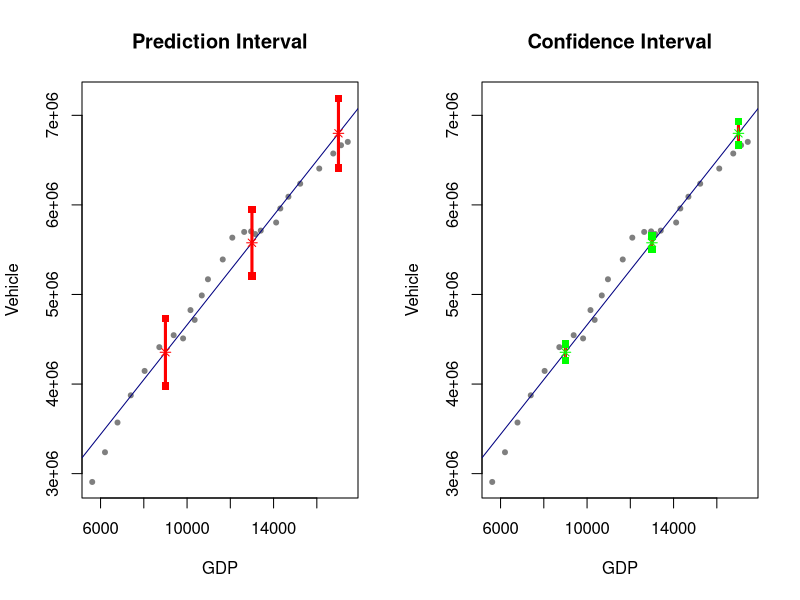
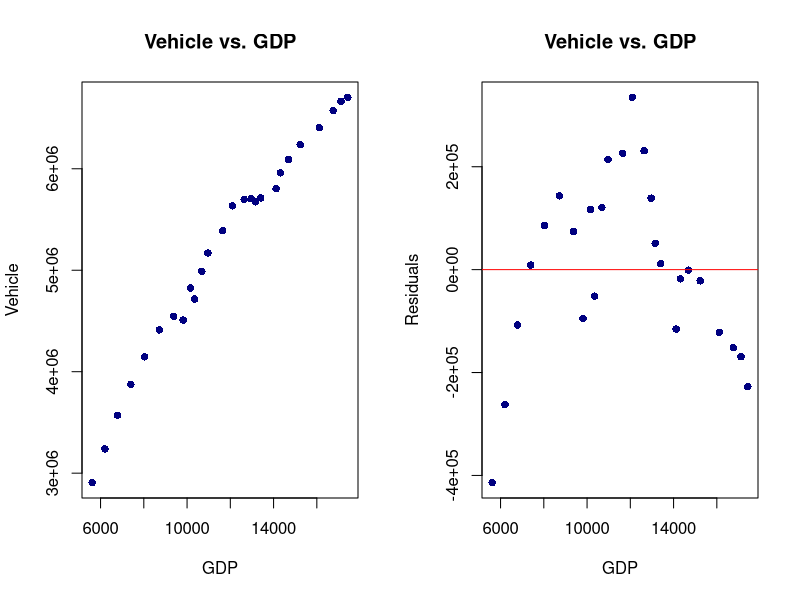
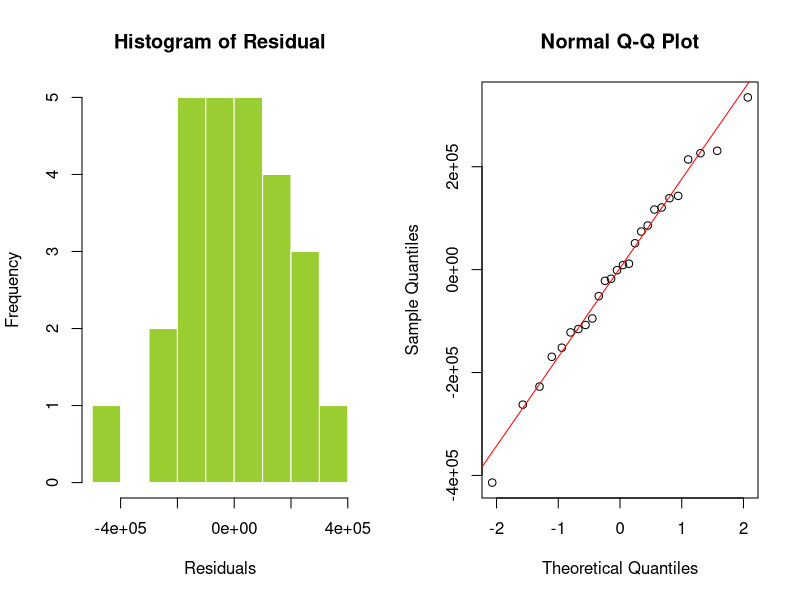

R code for these plots, in order:
## ---- chunk 1
fit21 = 98.6 - 0.0138 * 21; fit21
## ---- chunk 2
98.3 - fit21
98.4 - fit21
## ---- chunk 3
t = qt(0.975, df = 98);t
c(fit21 - t * 0.7, fit21 + t * 0.7)
## ---- chunk 4
c(-0.0138 - t * 0.0042, -0.0138 + t * 0.0042)
## ---- chunk 5
Fit = 34.98 + 10.66 * 4; Fit
## ---- chunk 6
b1 = 0.57568; se.b1 = 0.07445
t = (0.57568 - 0)/0.07445; t
## ---- chunk 7
t = qt(1 - 0.05/2, df = 71);t#calculating t*
c(b1 - t * se.b1, b1 + t * se.b1)
## ---- chunk 8
fit65 = 29.981 + 0.57568*65; fit65
## ---- chunk 9
data <- read.csv("Vehicles.csv")
data = na.omit(data)
head(data, 5)
## ---- chunk 10
Vehicle = data$Vehicle
GDP = data$GDP
RESULTS <- lm(Vehicle ~ GDP)
summary(RESULTS)
anova(RESULTS)
## ---- chunk 11
n = nrow(data)
#Manual Calculation
x.mean = mean(GDP)
y.mean = mean(Vehicle)

data$xx = GDP - x.mean
data$yy = Vehicle - y.mean
data$xxyy = data$xx * data$yy
data$xx2 = data$xx ^ 2

#b1
b1 = sum(data$xxyy)/sum(data$xx2);b1

#SSE SSR
yhat = RESULTS$fitted.values
SSE = sum((Vehicle - yhat) ^ 2)
SSR = sum((yhat - y.mean) ^ 2)

#Standard error of regression
s = sqrt(SSE/(n - 2));s

#Standard error of b1
se.b1 = s/sqrt(sum(data$xx2));se.b1

#Confidence interval for b1
alpha = 0.05
t = qt(1 - alpha/2, df = n - 2)#calculating t*
CI.b1 = c(b1 - t * se.b1, b1 + t * se.b1);CI.b1
## ---- chunk 12
#PI
PI = predict(RESULTS, data.frame(GDP = c(9000, 13000, 17000)), interval = "prediction", level = 0.95);PI

#CI
CI = predict(RESULTS, data.frame(GDP = c(9000, 13000, 17000)), interval = "confidence", level = 0.95);CI
## ---- chunk 13
fit = PI[,1]
PI.low = PI[,2]
PI.up = PI[,3]
CI.low = CI[,2]
CI.up = CI[,3]

xx.test =  c(9000, 13000, 17000)

#Plot for PI & CI
#Spilt the plot
par(mfrow = c(1, 2))
#plot PI
plot(GDP, Vehicle, pch = 20, col = 'gray50',
     main = 'Prediction Interval', xlab = 'GDP', ylab = 'Vehicle',
     ylim = c(2900000, 7200000))
abline(RESULTS, col = 'navy')#regression line
for (i in 1:length(xx.test)) {
  lines(c(xx.test[i], xx.test[i]), c(PI.low[i], PI.up[i]), col = 'Red', lwd = 3)
  points(xx.test[i], PI.low[i], col = 'red', pch = 15)#lower point
  points(xx.test[i], PI.up[i], col = 'red', pch = 15)#upper point
  points(xx.test[i], fit[i], col = 'red', pch = 8)#estimated value
}
#plot CI
plot(GDP, Vehicle, pch = 20, col = 'gray50',
     main = 'Confidence Interval', xlab = 'GDP', ylab = 'Vehicle',
     ylim = c(2900000, 7200000))
abline(RESULTS, col = 'navy')#regression line
for (i in 1:length(xx.test)) {
  lines(c(xx.test[i], xx.test[i]), c(CI.low[i], CI.up[i]), col = 'Red', lwd = 3)
  points(xx.test[i], CI.low[i], col = 'green', pch = 15)#lower point
  points(xx.test[i], CI.up[i], col = 'green', pch = 15)#upper point
  points(xx.test[i], fit[i], col = 'green', pch = 8)#estimated value
}
## ---- chunk 14
par(mfrow = c(1, 2))
#Scatterplot of y vs. x
plot(GDP, Vehicle, pch = 16, cex = 1, col = 'navy',
     main = 'Vehicle vs. GDP', xlab = 'GDP', ylab = 'Vehicle')
#Scatterplot of residuals vs. x
res = Vehicle - yhat
plot(GDP, res, pch = 16, cex = 1, col = 'navy',
     main = 'Vehicle vs. GDP', xlab = 'GDP', ylab = 'Residuals')
abline(h = 0, col = 'red')
## ---- chunk 15
par(mfrow = c(1, 2))
#Histogram of residuals
hist(res, border = 'white', col = 'olivedrab3',
     main = 'Histogram of Residual', xlab = 'Residuals')
#QQ plot
qqnorm(res)
qqline(res, col = 'red')
